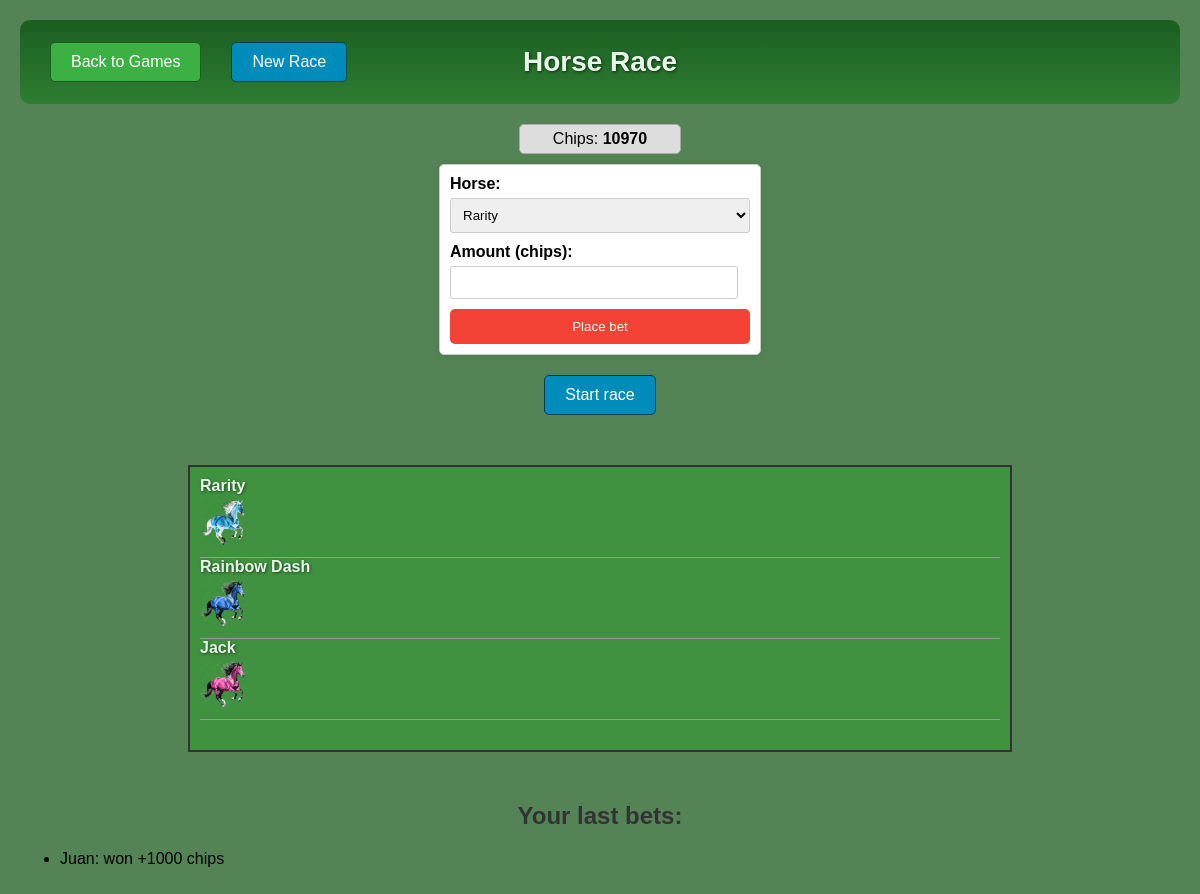
The app's page /race/ (signed in) with its own data.
### GamePlatformApp/models.py (models this page shows, shortened)
class Horse(models.Model):
    name = models.CharField(max_length=50)
    speed = models.FloatField(default=1.0)
    color = models.CharField(max_length=20, default="normal")
    def __str__(self):
        return self.name

class Bet(models.Model):
    user = models.ForeignKey(User, on_delete=models.CASCADE)
    horse = models.ForeignKey(Horse, on_delete=models.CASCADE)
    amount = models.IntegerField(default=0)
    resolved = models.BooleanField(default=False)
    won = models.BooleanField(null=True)

### GamePlatformApp/views.py (the view)
# urls.py: path('race/', race_room, name="race-room"),
def race_room(request):
    race = Race.get_singleton()
    bets = Bet.objects.filter(user=request.user, resolved=True).order_by('-id')[:5]
    chips = request.user.chips
    return render(request, 'GamePlatformApp/games/racing_room.html', {"race": race, "bets": bets, "chips": chips})

### GamePlatformApp/models.py (called while the page is built)
    @classmethod
    def get_singleton(cls):
        obj, created = cls.objects.get_or_create(pk=1)
        return obj

### templates/GamePlatformApp/games/racing_room.html (shortened to what this page needs)
<!DOCTYPE html>
{% load static %}
<html lang="pl">
<head>
    <link rel="stylesheet" href="{% static 'css/racing_room.css' %}">
</head>
<body>
<div class="top-bar">
    <div class="left-controls">
        <a href="{% url 'games' %}" id="back-button">Back to Games</a>
        <button id="new-race">New Race</button>
    </div>
    <h1 id="page-title">Horse Race</h1>
</div>
<div class="chips-display">
    Chips: <strong>{{ chips }}</strong>
</div>
<form action="{% url 'place-bet' %}" method="POST" id="bet-form">
    <label>Horse:</label>
    <select name="horse_id">
        {% for horse in race.horses.all %}
            <option value="{{ horse.id }}">{{ horse.name }}</option>
        {% endfor %}
    </select>
    <label>Amount (chips):</label>
    <input type="number" name="amount" min="1" required>
    <button type="submit">Place bet</button>
</form>
<button id="start">Start race</button>
<div id="race-track">
    {% for horse in race.horses.all %}
    <div class="lane">
        <div class="horse-name">{{ horse.name }}</div>
        <img class="horse horse-{{ horse.color }}" src="{% static 'horse.png' %}" data-speed="{{ horse.speed }}" alt="{{ horse.name }}">
    </div>
    {% endfor %}
</div>
<h2>Your last bets:</h2>
<ul>
    {% for bet in bets %}
        <li>
            {{ bet.horse }}:
            {% if bet.won %}
                won +{{ bet.amount }} chips
            {% else %}
                lost -{{ bet.amount }}
            {% endif %}
        </li>
    {% endfor %}
</ul>
</body>
</html>

### static/css/racing_room.css (style rules this page uses)
body { font-family: Arial, sans-serif; background-color: #548455; margin: 0; padding: 20px; }
h1, h2 { color: #333; text-align: center; }
.top-bar { position: relative; display: flex; align-items: center; background: linear-gradient(#1b5e20, #2e7d32); padding: 12px 20px; border-radius: 10px; margin-bottom: 20px; }
.left-controls { display: flex; gap: 10px; }
#page-title { position: absolute; left: 50%; transform: translateX(-50%); color: #e8f5e9; margin: 0; font-size: 28px; text-shadow: 1px 1px 3px rgba(0,0,0,0.6); pointer-events: none; }
#back-button { padding: 10px 20px; background-color: #3db043; color: white; border: 1px solid #1b5e20; border-radius: 5px; cursor: pointer; font-size: 16px; margin: 10px; text-decoration: none; }
#new-race { padding: 10px 20px; background-color: #008CBA; color: white; border: 1px solid #004056; border-radius: 5px; cursor: pointer; font-size: 16px; margin: 10px; }
#start { padding: 10px 20px; background-color: #008CBA; color: white; border: 1px solid #004056; border-radius: 5px; cursor: pointer; font-size: 16px; margin-left: auto; margin-right: auto; margin-top: 20px; display: block; }
.chips-display { padding: 5px; background: #ddd; width: 150px; border: 1px solid #aaa; border-radius: 5px; margin: 10px auto; text-align: center; }
form { margin: 10px auto; width: 300px; padding: 10px; background: #fff; border: 1px solid #ccc; border-radius: 5px; box-shadow: 0 0 10px rgba(0,0,0,0.1); }
form label { display: block; margin-bottom: 5px; font-weight: bold; }
form select { width: 100%; padding: 8px; margin-bottom: 10px; border: 1px solid #ccc; border-radius: 3px; }
form input { width: 90%; padding: 8px; margin-bottom: 10px; border: 1px solid #ccc; border-radius: 3px; }
form button { padding: 10px; background-color: #f44336; color: white; border: none; border-radius: 5px; cursor: pointer; width: 100%; }
#race-track { width: 800px; margin: 50px auto; border: 2px solid #333; padding: 10px; background: #409240; }
.lane { position: relative; height: 60px; margin: 20px 0; border-bottom: 1px solid #999; }
.horse-name { position: absolute; top: -20px; left: 0; font-weight: bold; color: #e8f5e9; text-shadow: 1px 1px 3px rgba(0,0,0,0.5); }
.horse { width: 50px; height: auto; position: absolute; left: 0; top: 0; }
.horse-invert { filter: invert(100%); }
.horse-blue { filter: hue-rotate(200deg); }
.horse-pink { filter: hue-rotate(300deg); }

### records on screen
Horse: name "Rarity"
Horse: name "Rainbow Dash"
Horse: name "Jack"
Bet: horse "Juan", amount "1000"

### other values on screen
{{ chips }} "10970"
form field horse_id "Rarity"
